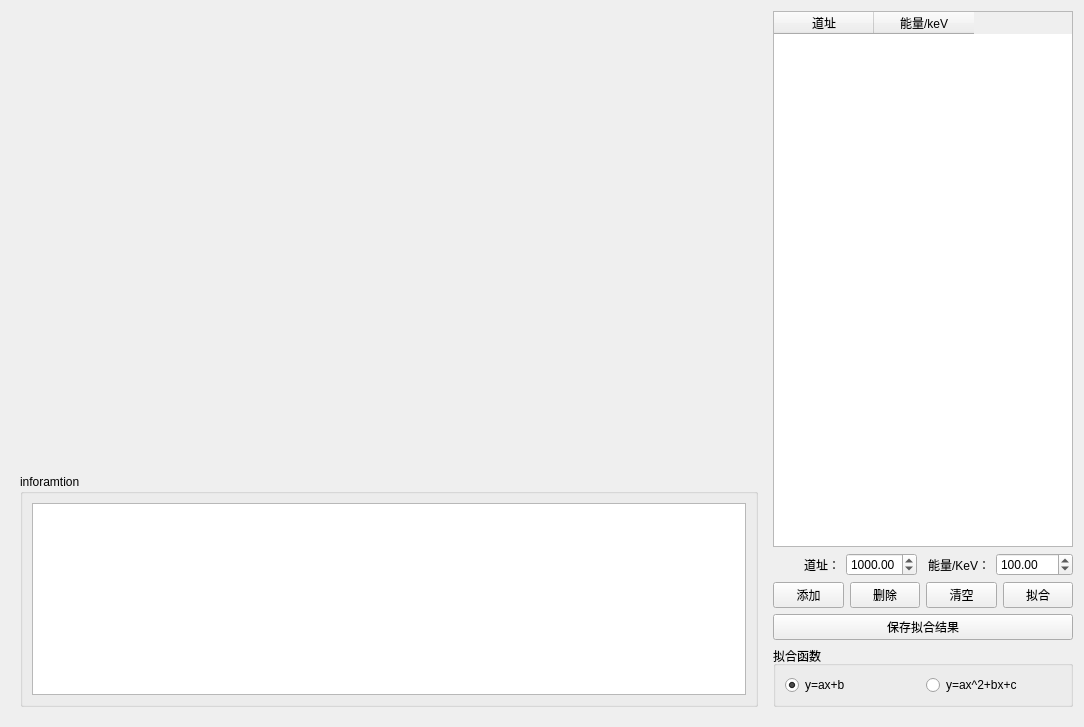
<?xml version="1.0" encoding="UTF-8"?>
<ui version="4.0">
 <class>EnergyCalibration</class>
 <widget class="QWidget" name="EnergyCalibration">
  <property name="windowModality">
   <enum>Qt::WindowModal</enum>
  </property>
  <property name="geometry">
   <rect>
    <x>0</x>
    <y>0</y>
    <width>1084</width>
    <height>727</height>
   </rect>
  </property>
  <property name="windowTitle">
   <string>能量刻度</string>
  </property>
  <property name="styleSheet">
   <string notr="true"/>
  </property>
  <layout class="QHBoxLayout" name="horizontalLayout_2">
   <item>
    <widget class="QWidget" name="widget_left" native="true">
     <layout class="QVBoxLayout" name="verticalLayout_2">
      <item>
       <widget class="QWidget" name="widget_plot" native="true">
        <property name="sizePolicy">
         <sizepolicy hsizetype="Preferred" vsizetype="Expanding">
          <horstretch>0</horstretch>
          <verstretch>0</verstretch>
         </sizepolicy>
        </property>
        <property name="minimumSize">
         <size>
          <width>0</width>
          <height>0</height>
         </size>
        </property>
        <property name="maximumSize">
         <size>
          <width>16777215</width>
          <height>16777215</height>
         </size>
        </property>
        <layout class="QGridLayout" name="gridLayout_3">
         <property name="leftMargin">
          <number>0</number>
         </property>
         <property name="topMargin">
          <number>0</number>
         </property>
         <property name="rightMargin">
          <number>0</number>
         </property>
         <property name="bottomMargin">
          <number>0</number>
         </property>
        </layout>
       </widget>
      </item>
      <item>
       <widget class="QGroupBox" name="groupBox_2">
        <property name="sizePolicy">
         <sizepolicy hsizetype="Preferred" vsizetype="Minimum">
          <horstretch>0</horstretch>
          <verstretch>0</verstretch>
         </sizepolicy>
        </property>
        <property name="title">
         <string>inforamtion</string>
        </property>
        <layout class="QVBoxLayout" name="verticalLayout_3">
         <item>
          <widget class="QTextEdit" name="textEdit_log">
           <property name="sizePolicy">
            <sizepolicy hsizetype="Expanding" vsizetype="Preferred">
             <horstretch>0</horstretch>
             <verstretch>0</verstretch>
            </sizepolicy>
           </property>
           <property name="maximumSize">
            <size>
             <width>16777215</width>
             <height>200</height>
            </size>
           </property>
          </widget>
         </item>
        </layout>
       </widget>
      </item>
     </layout>
    </widget>
   </item>
   <item>
    <widget class="QWidget" name="widget" native="true">
     <property name="minimumSize">
      <size>
       <width>200</width>
       <height>0</height>
      </size>
     </property>
     <property name="maximumSize">
      <size>
       <width>300</width>
       <height>16777215</height>
      </size>
     </property>
     <layout class="QVBoxLayout" name="verticalLayout">
      <property name="leftMargin">
       <number>0</number>
      </property>
      <property name="topMargin">
       <number>0</number>
      </property>
      <property name="rightMargin">
       <number>0</number>
      </property>
      <item>
       <widget class="QTableWidget" name="tableWidget">
        <attribute name="verticalHeaderVisible">
         <bool>true</bool>
        </attribute>
        <column>
         <property name="text">
          <string>道址</string>
         </property>
        </column>
        <column>
         <property name="text">
          <string>能量/keV</string>
         </property>
        </column>
       </widget>
      </item>
      <item>
       <layout class="QHBoxLayout" name="horizontalLayout">
        <item>
         <widget class="QLabel" name="label">
          <property name="text">
           <string>道址：</string>
          </property>
          <property name="alignment">
           <set>Qt::AlignRight|Qt::AlignTrailing|Qt::AlignVCenter</set>
          </property>
         </widget>
        </item>
        <item>
         <widget class="QDoubleSpinBox" name="doubleSpinBox_x">
          <property name="maximum">
           <double>8192.000000000000000</double>
          </property>
          <property name="value">
           <double>1000.000000000000000</double>
          </property>
         </widget>
        </item>
        <item>
         <widget class="QLabel" name="label_2">
          <property name="text">
           <string>能量/KeV：</string>
          </property>
          <property name="alignment">
           <set>Qt::AlignRight|Qt::AlignTrailing|Qt::AlignVCenter</set>
          </property>
         </widget>
        </item>
        <item>
         <widget class="QDoubleSpinBox" name="doubleSpinBox_y">
          <property name="maximum">
           <double>10000.000000000000000</double>
          </property>
          <property name="singleStep">
           <double>100.000000000000000</double>
          </property>
          <property name="value">
           <double>100.000000000000000</double>
          </property>
         </widget>
        </item>
       </layout>
      </item>
      <item>
       <layout class="QHBoxLayout" name="horizontalLayout_3">
        <item>
         <widget class="QPushButton" name="pushButton_add">
          <property name="text">
           <string>添加</string>
          </property>
         </widget>
        </item>
        <item>
         <widget class="QPushButton" name="pushButton_del">
          <property name="text">
           <string>删除</string>
          </property>
         </widget>
        </item>
        <item>
         <widget class="QPushButton" name="pushButton_clear">
          <property name="text">
           <string>清空</string>
          </property>
         </widget>
        </item>
        <item>
         <widget class="QPushButton" name="pushButton_fit">
          <property name="text">
           <string>拟合</string>
          </property>
         </widget>
        </item>
       </layout>
      </item>
      <item>
       <widget class="QPushButton" name="bt_SaveFit">
        <property name="text">
         <string>保存拟合结果</string>
        </property>
       </widget>
      </item>
      <item>
       <widget class="QGroupBox" name="groupBox">
        <property name="title">
         <string>拟合函数</string>
        </property>
        <layout class="QGridLayout" name="gridLayout">
         <item row="0" column="0">
          <widget class="QRadioButton" name="btnFit1">
           <property name="text">
            <string>y=ax+b</string>
           </property>
           <property name="checked">
            <bool>true</bool>
           </property>
          </widget>
         </item>
         <item row="0" column="1">
          <widget class="QRadioButton" name="btnFit2">
           <property name="text">
            <string>y=ax^2+bx+c</string>
           </property>
          </widget>
         </item>
        </layout>
       </widget>
      </item>
     </layout>
    </widget>
   </item>
  </layout>
 </widget>
 <resources/>
 <connections/>
</ui>
